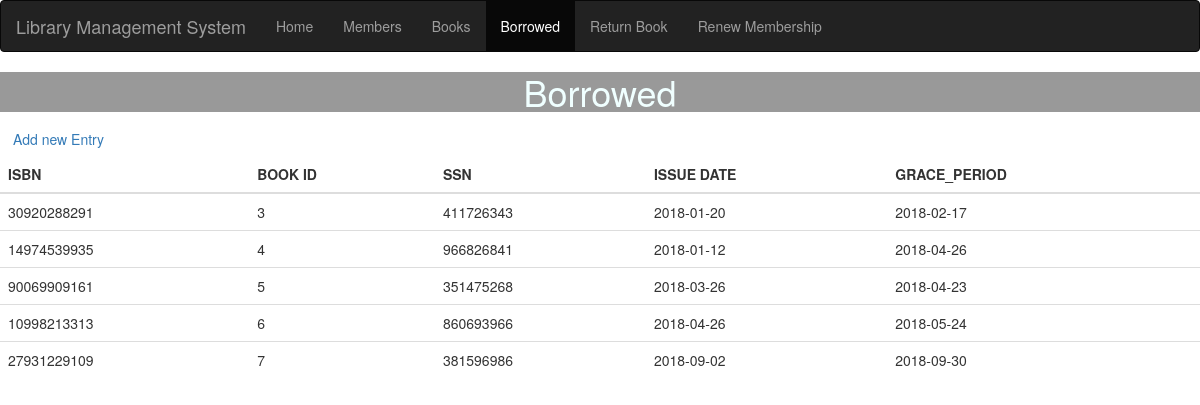
The page /borrowed.php on the database its author committed.
### tables this page shows
CREATE TABLE `borrows` (
  `ISBN` bigint(20) DEFAULT NULL,
  `BOOK_ID` bigint(20) DEFAULT NULL,
  `SSN` bigint(20) DEFAULT NULL,
  `ISSUE_DATE` date DEFAULT NULL,
  `GRACE_PERIOD` date DEFAULT NULL
);

### borrowed.php (the view, shortened to what this page needs)
<!DOCTYPE html>
<html lang="en">
  <head>
    <link
      rel="stylesheet"
      href="https://maxcdn.bootstrapcdn.com/bootstrap/3.3.7/css/bootstrap.min.css"
    />
  </head>
  <body>
    <nav class="navbar navbar-inverse">
      <div class="container-fluid">
        <div class="navbar-header">
          <a class="navbar-brand" href="#">Library Management System</a>
        </div>
        <ul class="nav navbar-nav">
        <li><a href="index.php">Home</a></li>
          <li><a href="members.php">Members</a></li>
          <li><a href="books.php">Books</a></li>
          <li class="active"><a href="borrowed.php">Borrowed</a></li>
          <li><a href="return.php">Return Book</a></li>
          <li><a href="renew.php">Renew Membership</a></li>
        </ul>
      </div>
    </nav>
    <div>
      <h1
        style="text-align: center; background: rgba(0, 0, 0, 0.4); color: azure"
      >
        Borrowed
      </h1>
    </div>
    <a href="borrowedform.php" class="btn btn-dark" role="button">Add new Entry</a>
<div>
<table class="table table-dark">
<thead>
<tr>
  <th scope="col">ISBN</th>
  <th scope="col">BOOK ID</th>
  <th scope="col">SSN</th>
  <th scope="col">ISSUE DATE</th>
  <th scope="col">GRACE_PERIOD</th>
</tr>
</thead>
<?php
  $conn = mysqli_connect('localhost', 'root', '', 'Library');
  $sql = "SELECT ISBN, BOOK_ID, SSN, ISSUE_DATE, GRACE_PERIOD FROM `borrows`";
  $result = $conn->query($sql);
if ($result->num_rows > 0) {
while($row = $result->fetch_assoc()) {
echo "<tr><td>" . $row["ISBN"]. "</td><td>" . $row["BOOK_ID"] . "</td><td>"
. $row["SSN"]. "</td><td>" . $row["ISSUE_DATE"] . "</td><td>" . $row["GRACE_PERIOD"] . "</td></tr>";
}
echo "</table>";
} else { echo "0 results"; }
?>
</div>
  </body>
</html>

### rows shown on the page
borrows: ISBN "30920288291", BOOK_ID "3", SSN "411726343", ISSUE_DATE "2018-01-20", GRACE_PERIOD "2018-02-17"
borrows: ISBN "14974539935", BOOK_ID "4", SSN "966826841", ISSUE_DATE "2018-01-12", GRACE_PERIOD "2018-04-26"
borrows: ISBN "90069909161", BOOK_ID "5", SSN "351475268", ISSUE_DATE "2018-03-26", GRACE_PERIOD "2018-04-23"
borrows: ISBN "10998213313", BOOK_ID "6", SSN "860693966", ISSUE_DATE "2018-04-26", GRACE_PERIOD "2018-05-24"
borrows: ISBN "27931229109", BOOK_ID "7", SSN "381596986", ISSUE_DATE "2018-09-02", GRACE_PERIOD "2018-09-30"
